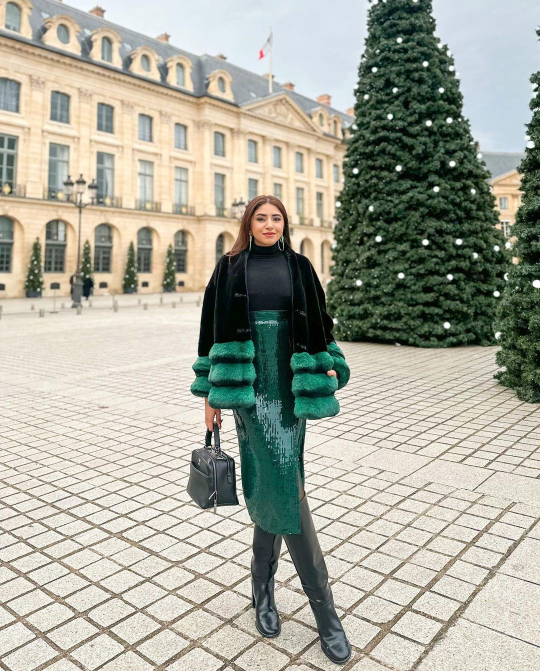
#> input picture data/Data/aashnashroff_969148_3001141559987517310_32578_110/2022-12-25_15-59-34_UTC_4.jpg, 1080 x 1342 px (shown at 1/2 size); its folder holds only this picture in this run
$ python extract_features.py   (older library calls are emulated)
#> lines starting #> are read from the running program, lines starting #| are printed output that depends on the picture
import cv2
import numpy as np
import pandas as pd
import os
from PIL import Image

# Parlaklık hesaplama
def calculate_brightness(image):
    hsv = cv2.cvtColor(image, cv2.COLOR_BGR2HSV)
    return hsv[..., 2].mean()

# Keskinlik hesaplama
def calculate_sharpness(image):
    gray = cv2.cvtColor(image, cv2.COLOR_BGR2GRAY)
    laplacian = cv2.Laplacian(gray, cv2.CV_64F)
    return laplacian.var()

# Dominant renkleri bulma (HIZLANDIRILDI)
def dominant_colors(image, k=2):
    pixels = np.float32(image.reshape(-1, 3))
    _, labels, palette = cv2.kmeans(pixels, k, None,
                                    (cv2.TERM_CRITERIA_MAX_ITER, 50, 0.2),
                                    5, cv2.KMEANS_RANDOM_CENTERS)
    dominant = palette[np.argmax(np.unique(labels, return_counts=True)[1])]
    return dominant

# Görsellerin bulunduğu ana klasör
image_folder = 'data'

# Özellikleri saklayacak liste
features_list = []
max_images = 100  # 🔥 İşlem süresini kısaltmak için sadece ilk 100 görseli işle

# Klasör içindeki tüm alt klasörleri gezerek resimleri işle
image_files = []
for root, _, files in os.walk(image_folder):
    for file in files:
        if file.lower().endswith(('.png', '.jpg', '.jpeg')):
            image_files.append(os.path.join(root, file))
#> pass 2 of the loop `for root, _, files in os.walk(image_folder):`:
#> pass 3 of the loop `for root, _, files in os.walk(image_folder):`:
#> the loop made 5 passes; the first 3 are shown

image_files = image_files[:max_images]  # 🔥 İlk 100 görselle sınırlandır

for idx, image_path in enumerate(image_files):
    try:
        # 🔥 OpenCV yerine PIL kullanarak açalım
        img = Image.open(image_path).convert("RGB")
#> img is the input picture: PIL image 1080x1342 RGB; mean R, G, B 168.4, 169.2, 156.1
        img = img.resize((200, 200))  # Görseli küçült
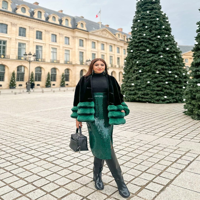
#> img: PIL image 200x200 RGB; mean R, G, B 168.4, 169.2, 156.1
        image = np.array(img)  # NumPy array'e çevir

        brightness = calculate_brightness(image)
#> in calculate_brightness, `hsv = cv2.cvtColor(image, cv2.COLOR_BGR2HSV)`: hsv: shape (200, 200, 3); mean H, S, V 78, 50.4, 176.5
#> brightness = 176.5
        sharpness = calculate_sharpness(image)
#> in calculate_sharpness, `gray = cv2.cvtColor(image, cv2.COLOR_BGR2GRAY)`:
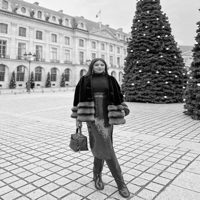
#> gray: shape (200, 200); min 0, max 255, mean 165.2
#> in calculate_sharpness, `laplacian = cv2.Laplacian(gray, cv2.CV_64F)`:
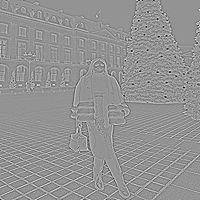
#> laplacian: shape (200, 200) float64; min -477, max 348, mean 0; drawn with min black and max white
#> sharpness = 3671.6
        dominant = dominant_colors(image)
#> in dominant_colors, `_, labels, palette = cv2.kmeans(pixels, k, None, (cv2.TERM_CRITERIA_MA..`: palette = [[53.16, 72.19, 59.49], [216.2, 209.4, 196.1]]
#> in dominant_colors, `dominant = palette[np.argmax(np.unique(labels, return_counts=True)[1])]`: dominant = [216.2, 209.4, 196.1]
#> dominant = [216.2, 209.4, 196.1]

        # Listeye ekle
        features_list.append({
            'image_name': os.path.basename(image_path),
            'brightness': brightness,
            'sharpness': sharpness,
            'color_r': dominant[2],
            'color_g': dominant[1],
            'color_b': dominant[0]
        })

        print(f"[{idx+1}/{len(image_files)}] İşlendi: {os.path.basename(image_path)}")

    except Exception as e:
        print(f"⚠️ Hata: {image_path} işlenemedi - {e}")
        continue
#> pass 2 of the loop `for idx, image_path in enumerate(image_files):`:
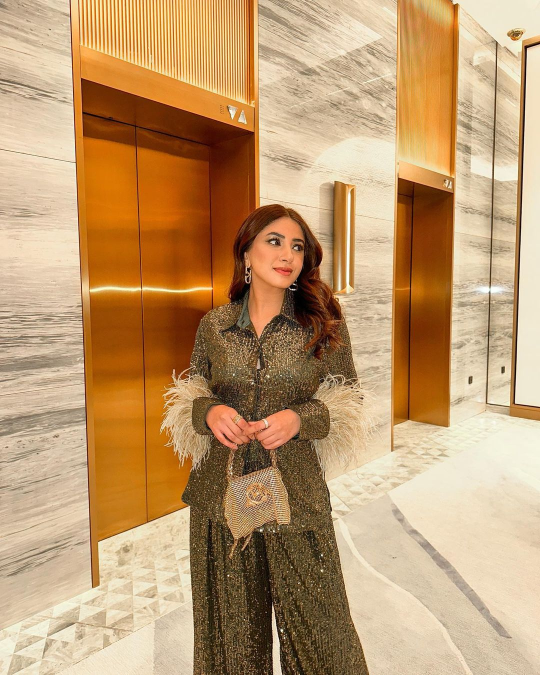
#> input picture data/Data/aashnashroff_969148_3020623426599973482_39232_190/2023-01-21_13-06-34_UTC_3.jpg, 1080 x 1350 px (shown at 1/2 size)
#> img is the input picture: PIL image 1080x1350 RGB; mean R, G, B 191.1, 154.3, 111.7
#> `img = img.resize((200, 200))`:
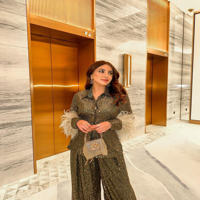
#> img: PIL image 200x200 RGB; mean R, G, B 191.1, 154.3, 111.7
#> hsv: shape (200, 200, 3); mean H, S, V 103, 117.1, 191.1
#> brightness = 191.1
#> in calculate_sharpness (call 2), `laplacian = cv2.Laplacian(gray, cv2.CV_64F)`:
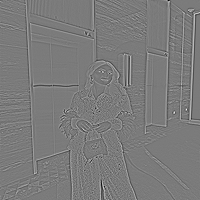
#> laplacian: shape (200, 200) float64; min -350, max 373, mean 0; drawn with min black and max white
#> sharpness = 1138.8
#> `dominant = dominant_colors(image)`: dominant = [223.2, 199.2, 164.6]
#> pass 3 of the loop `for idx, image_path in enumerate(image_files):`:
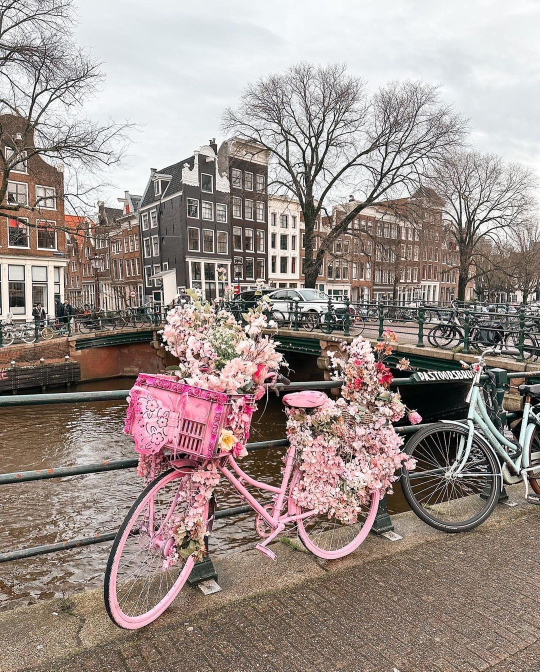
#> input picture data/Data/aashnashroff_969148_3010538447664611840_19326_58/2023-01-07_15-09-31_UTC_5.jpg, 1080 x 1343 px (shown at 1/2 size)
#> img is the input picture: PIL image 1080x1343 RGB; mean R, G, B 157, 144.2, 139.2
#> `img = img.resize((200, 200))`:
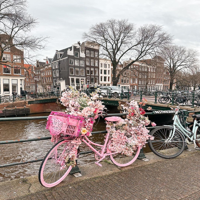
#> img: PIL image 200x200 RGB; mean R, G, B 157, 144.2, 139.2
#> hsv: shape (200, 200, 3); mean H, S, V 85.5, 42.1, 158.8
#> brightness = 158.8
#> in calculate_sharpness (call 3), `laplacian = cv2.Laplacian(gray, cv2.CV_64F)`:
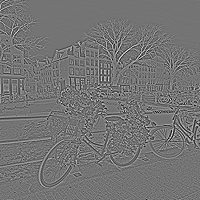
#> laplacian: shape (200, 200) float64; min -384, max 456, mean 0; drawn with min black and max white
#> sharpness = 5320.5
#> `dominant = dominant_colors(image)`: dominant = [119.4, 103.6, 94.65]
#> the loop made 4 passes; the first 3 are shown

# Özellikleri CSV'ye kaydet
if features_list:
    df = pd.DataFrame(features_list)
    df.to_csv('data/features.csv', index=False)
    print("✅ Özellik çıkarımı tamamlandı, 'data/features.csv' oluşturuldu.")
else:
    print("❌ Hiç özellik çıkarılamadı, CSV boş.")
